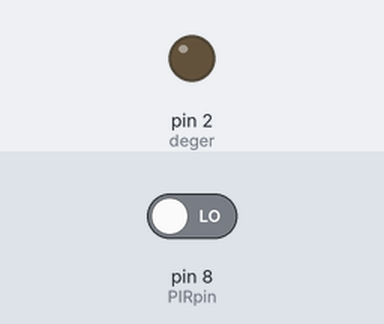
A sketch run on a simulated Arduino Uno, built with avr-gcc and run on an emulated ATmega328P. Parts: output pins drawn as LEDs (lit = HIGH). The inputs (shaded band) are chosen by the test bench; at power-on: pin 8 (PIRpin) LOW. What the sketch prints to the serial monitor is not drawn.

Above: at 30.3 s.
At 65.73 s:
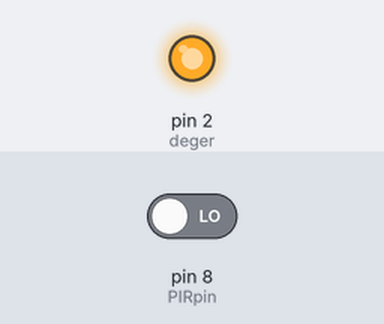
Timing chart, 0 to 67.3 s (numbered marks = the images above):
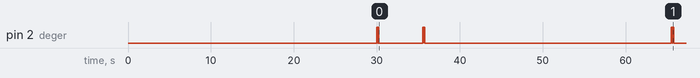

The sketch:

Basit_Alarm.ino
```cpp
int PIRpin = 8;  // PIR sensörün bağlı olduğu data pini
int deger = 2;
int durum;
int zaman;
int sayac=0;
//2150 = 5 dk
void setup() {
  pinMode(PIRpin,INPUT);
  pinMode(deger, OUTPUT);
  Serial.begin(57600);  // Seri portu başlat
  delay(30000);
}
void loop() {
  zaman = millis();
  //Serial.println(digitalRead(PIRpin));  // PIR sensörden okunan veriyi seri port ekranına yaz
  //delay(5);  // Yarım saniye bekle

    durum = digitalRead(PIRpin);

     if(durum == 1) sayac++;

     if(sayac == 4)
     {
      for(int i=0 ; i<2000 ; i++)
      {
        digitalWrite(2, HIGH);
        delay(100);
        digitalWrite(2, LOW);
        delay(75);
      }
      sayac=0;
     }

    if(zaman % 30000 == 0)
    {
      digitalWrite(2, HIGH);
      delay(100);
      digitalWrite(2, LOW);
      delay(50);
      digitalWrite(2, HIGH);
      delay(100);
      digitalWrite(2, LOW);
      delay(50);
    }


     Serial.println(zaman);


}
```
